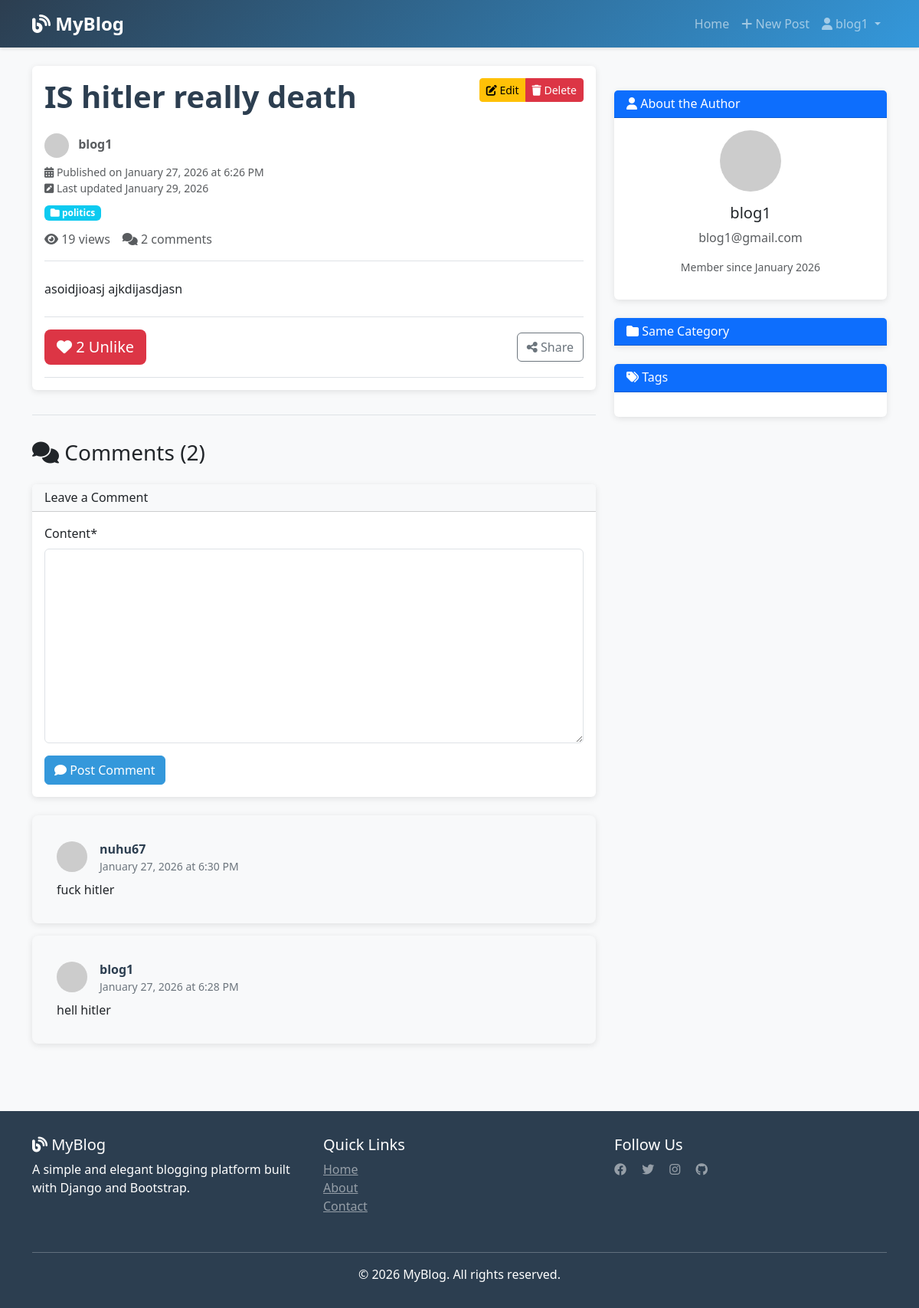
The app's page /post/1/ (signed in) with its own data.
### blog/models.py (models this page shows, shortened)
class Post(models.Model):
    title=models.CharField(max_length=100)
    content=RichTextField(blank=True, null=True)
    author=models.ForeignKey(User, on_delete=models.CASCADE)
    created_at=models.DateTimeField(auto_now_add=True)
    updated_at=models.DateTimeField(auto_now=True)
    Catagory=models.ForeignKey(Catagory, on_delete=models.SET_NULL , null=True)
    tags=models.ManyToManyField(Tag)
    view_count=models.PositiveBigIntegerField(default=0)
    liked_users=models.ManyToManyField(User, related_name='liked_posts')

class Catagory(models.Model):
    name = models.CharField(max_length=100)

class Comment(models.Model):
    content=models.TextField()
    author=models.ForeignKey(User, on_delete=models.CASCADE)
    created_at=models.DateTimeField(auto_now_add=True)
    updated_at=models.DateTimeField(auto_now=True)
    post=models.ForeignKey(Post, on_delete=models.CASCADE)

### blog/views.py (the view)
# urls.py: path('post/<int:id>/', views.post_detail, name='post_detail'),
def post_detail(request,id):
    post=get_object_or_404(Post,id=id)
    if request.method=='POST':
        comment_from=CommentForm(request.POST)
        if comment_from .is_valid():
           comment=comment_from.save(commit=False)
           comment.post=post
           comment.author=request.user
           comment.save()
           return redirect('post_detail',id=post.id)
    else:
        comment_from=CommentForm()
    comments=post.comment_set.all().order_by('-created_at')
    is_liked=post.liked_users.filter(id=request.user.id).exists()
    like_count=post.liked_users.count()
    context={
        "post":post,
        "catagoeries":Catagory.objects.all(),
        "tag":Tag.objects.all(),
        "comments":comments,
        "comment_form":comment_from,
        "is_liked":is_liked,
        "like_count":like_count,
    }
    post.view_count +=1
    post.save()
    return render(request,'blog/post_detail.html',context)

### blog/forms.py
class CommentForm(forms.ModelForm):
    class Meta:
        model = Comment
        fields = ['content']

### templates/blog/post_detail.html (shortened to what this page needs)
{% extends 'base.html' %}
{% load crispy_forms_tags %}
{% block content %}
<div class="row">
    <div class="col-lg-8">
        <article class="card mb-4">
            <div class="card-body">
                <div class="d-flex justify-content-between align-items-start mb-3">
                    <div>
                        <h1 class="card-title post-title mb-2">{{ post.title }}</h1>
                    </div>
                    {% if user == post.author %}
                    <div class="btn-group btn-group-sm">
                        <a href="{% url 'post_update' post.id %}" class="btn btn-warning" title="Edit Post">
                            <i class="fas fa-edit"></i> Edit
                        </a>
                        <a href="{% url 'post_delete' post.id %}" class="btn btn-danger" title="Delete Post" onclick="return confirm('Are you sure?')">
                            <i class="fas fa-trash"></i> Delete
                        </a>
                    </div>
                    {% endif %}
                </div>
                <div class="post-meta mb-4 pb-3 border-bottom">
                    <p class="mb-2 text-muted">
                        <img src="https://ui-avatars.com/api/?name={{ post.author.username }}"
                             alt="{{ post.author.username }}"
                             width="32" height="32" class="rounded-circle me-2">
                        <strong>{{ post.author.first_name|default:post.author.username }}</strong>
                    </p>
                    <p class="small text-muted mb-2">
                        <i class="fas fa-calendar-alt"></i> Published on {{ post.created_at|date:"F d, Y" }} at {{ post.created_at|time:"g:i A" }}
                        {% if post.updated_at != post.created_at %}
                        <br><i class="fas fa-pen-square"></i> Last updated {{ post.updated_at|date:"F d, Y" }}
                        {% endif %}
                    </p>
                    <div class="mb-2">
                        {% if post.Catagory %}
                        <span class="badge bg-info">
                            <i class="fas fa-folder"></i> {{ post.Catagory.name }}
                        </span>
                        {% endif %}
                    </div>
                    <div class="d-flex gap-3 align-items-center">
                        <span class="text-muted"><i class="fas fa-eye"></i> {{ post.view_count }} views</span>
                        <span class="text-muted"><i class="fas fa-comments"></i> {{ comments.count }} comments</span>
                    </div>
                </div>
                <div class="post-content mb-4">
                    {{ post.content|safe }}
                </div>
                <div class="post-actions py-3 border-top border-bottom">
                    <div class="d-flex justify-content-between align-items-center">
                        <div>
                            {% if user.is_authenticated %}
                                <form method="POST" action="{% url 'like_post' post.id %}" class="d-inline">
                                    <button type="submit" class="btn btn-lg {% if is_liked %}btn-danger{% else %}btn-outline-danger{% endif %}" style="border: none;">
                                        <i class="fas fa-heart"></i>
                                        <span id="like-count">{{ like_count }}</span>
                                        {% if is_liked %}Unlike{% else %}Like{% endif %}
                                    </button>
                                </form>
                            {% else %}
                                <button class="btn btn-lg btn-outline-danger" disabled title="Login to like">
                                    <i class="fas fa-heart"></i> {{ like_count }}
                                </button>
                            {% endif %}
                        </div>
                        <div>
                            <button class="btn btn-outline-secondary" onclick="sharePost()">
                                <i class="fas fa-share-alt"></i> Share
                            </button>
                        </div>
                    </div>
                </div>
            </div>
        </article>
        <div class="comment-section">
            <h3 class="mb-4"><i class="fas fa-comments"></i> Comments ({{ comments.count }})</h3>
            {% if user.is_authenticated %}
            <div class="card mb-4">
                <div class="card-header bg-light">
                    <h6 class="mb-0">Leave a Comment</h6>
                </div>
                <div class="card-body">
                    <form method="POST">
                        {{ comment_form|crispy }}
                        <button type="submit" class="btn btn-primary">
                            <i class="fas fa-comment"></i> Post Comment
                        </button>
                    </form>
                </div>
            </div>
            {% else %}
            <div class="alert alert-info mb-4">
                <i class="fas fa-sign-in-alt"></i>
                <a href="{% url 'login' %}">Login</a> to leave a comment.
            </div>
            {% endif %}
            {% if comments %}
                {% for comment in comments %}
                <div class="comment card mb-3">
                    <div class="card-body">
                        <div class="d-flex justify-content-between align-items-start mb-2">
                            <div class="d-flex align-items-center">
                                <img src="https://ui-avatars.com/api/?name={{ comment.author.username }}"
                                     alt="{{ comment.author.username }}"
                                     width="40" height="40" class="rounded-circle me-3">
                                <div>
                                    <p class="comment-author mb-0">{{ comment.author.first_name|default:comment.author.username }}</p>
                                    <p class="comment-date mb-0">{{ comment.created_at|date:"F d, Y" }} at {{ comment.created_at|time:"g:i A" }}</p>
                                </div>
                            </div>
                        </div>
                        <p class="mb-0">{{ comment.content }}</p>
                    </div>
                </div>
                {% endfor %}
            {% else %}
            <div class="alert alert-info text-center py-4">
                <i class="fas fa-inbox fa-2x mb-2"></i>
                <p class="mb-0">No comments yet. Be the first to comment!</p>
            </div>
            {% endif %}
        </div>
    </div>
    <div class="col-lg-4">
        <div class="sidebar">
            <div class="card mb-4">
                <div class="card-header bg-primary text-white">
                    <h6 class="mb-0"><i class="fas fa-user"></i> About the Author</h6>
                </div>
                <div class="card-body text-center">
                    <img src="https://ui-avatars.com/api/?name={{ post.author.username }}&size=100"
                         alt="{{ post.author.username }}"
                         class="rounded-circle mb-3" width="80" height="80">
                    <h5 class="card-title">{{ post.author.first_name|default:post.author.username }}</h5>
                    <p class="card-text text-muted">{{ post.author.email }}</p>
                    <p class="small text-muted">Member since {{ post.author.date_joined|date:"F Y" }}</p>
                </div>
            </div>
            {% if post.Catagory %}
            <div class="card mb-4">
                <div class="card-header bg-primary text-white">
                    <h6 class="mb-0"><i class="fas fa-folder"></i> Same Category</h6>
                </div>
            </div>
            {% endif %}
            <div class="card">
                <div class="card-header bg-primary text-white">
                    <h6 class="mb-0"><i class="fas fa-tags"></i> Tags</h6>
                </div>
                <div class="card-body">
                </div>
            </div>
        </div>
    </div>
</div>
{% endblock %}

### templates/base.html (shortened to what this page needs)
<!DOCTYPE html>
<html lang="en">
<head>
    <link href="https://cdn.jsdelivr.net/npm/bootstrap@5.3.0/dist/css/bootstrap.min.css" rel="stylesheet">
    <link rel="stylesheet" href="https://cdnjs.cloudflare.com/ajax/libs/font-awesome/6.4.0/css/all.min.css">
</head>
<body>
    <nav class="navbar navbar-expand-lg navbar-dark">
        <div class="container">
            <a class="navbar-brand" href="{% url 'post_list' %}">
                <i class="fas fa-blog"></i> MyBlog
            </a>
            <div class="collapse navbar-collapse" id="navbarNav">
                <ul class="navbar-nav ms-auto">
                    <li class="nav-item">
                        <a class="nav-link" href="{% url 'post_list' %}">Home</a>
                    </li>
                    {% if user.is_authenticated %}
                        <li class="nav-item">
                            <a class="nav-link" href="{% url 'post_create' %}">
                                <i class="fas fa-plus"></i> New Post
                            </a>
                        </li>
                        <li class="nav-item dropdown">
                            <a class="nav-link dropdown-toggle" href="#" id="userDropdown" role="button" data-bs-toggle="dropdown">
                                <i class="fas fa-user"></i> {{ user.username }}
                            </a>
                        </li>
                    {% endif %}
                </ul>
            </div>
        </div>
    </nav>
    <main>
        <div class="container my-4">
            {% block content %}{% endblock %}
        </div>
    </main>
    <footer>
        <div class="container">
            <div class="row">
                <div class="col-md-4 mb-3">
                    <h5><i class="fas fa-blog"></i> MyBlog</h5>
                    <p>A simple and elegant blogging platform built with Django and Bootstrap.</p>
                </div>
                <div class="col-md-4 mb-3">
                    <h5>Quick Links</h5>
                    <ul class="list-unstyled">
                        <li><a href="{% url 'post_list' %}" class="text-white-50">Home</a></li>
                        <li><a href="#" class="text-white-50">About</a></li>
                        <li><a href="#" class="text-white-50">Contact</a></li>
                    </ul>
                </div>
                <div class="col-md-4 mb-3">
                    <h5>Follow Us</h5>
                    <a href="#" class="text-white-50 me-3"><i class="fab fa-facebook"></i></a>
                    <a href="#" class="text-white-50 me-3"><i class="fab fa-twitter"></i></a>
                    <a href="#" class="text-white-50 me-3"><i class="fab fa-instagram"></i></a>
                    <a href="#" class="text-white-50"><i class="fab fa-github"></i></a>
                </div>
            </div>
            <hr class="bg-white-50">
            <div class="text-center">
                <p class="mb-0">&copy; 2026 MyBlog. All rights reserved.</p>
            </div>
        </div>
    </footer>
</body>
</html>

### templates/base.html (style rules this page uses)
:root { --primary-color: #2c3e50; --secondary-color: #3498db; }
body { display: flex; flex-direction: column; min-height: 100vh; background-color: #f8f9fa; }
main { flex: 1; }
.navbar { background: linear-gradient(135deg, var(--primary-color) 0%, var(--secondary-color) 100%); box-shadow: 0 2px 4px rgba(0,0,0,0.1); }
.navbar-brand { font-weight: 700; font-size: 1.5rem; }
.card { border: none; box-shadow: 0 2px 8px rgba(0,0,0,0.1); transition: transform 0.3s ease, box-shadow 0.3s ease; }
.btn-primary { background-color: var(--secondary-color); border-color: var(--secondary-color); }
.post-title { color: var(--primary-color); font-weight: 600; }
.sidebar { margin-top: 2rem; }
.sidebar .card { margin-bottom: 1.5rem; }
.badge { margin-right: 0.25rem; margin-bottom: 0.25rem; }
footer { background-color: var(--primary-color); color: white; padding: 2rem 0; margin-top: 3rem; }
.comment-section { margin-top: 2rem; padding-top: 2rem; border-top: 1px solid #dee2e6; }
.comment { padding: 1rem; margin-bottom: 1rem; background-color: #f8f9fa; border-radius: 0.5rem; }
.comment-author { font-weight: 600; color: var(--primary-color); }
.comment-date { font-size: 0.875rem; color: #6c757d; }

### records on screen
Post: title "IS hitler really death", author.first_name "blog1", created_at "January 27, 2026", created_at "6:26 PM", updated_at "January 29, 2026", Catagory.name "politics", view_count "19", content "asoidjioasj ajkdijasdjasn", author.email "blog1@gmail.com", author.date_joined "January 2026"
Comment: author.first_name "nuhu67", created_at "January 27, 2026", created_at "6:30 PM", content "fuck hitler"
Comment: author.first_name "blog1", created_at "January 27, 2026", created_at "6:28 PM", content "hell hitler"

### other values on screen
{{ user.username }} "blog1"
{{ comments.count }} "2"
{{ like_count }} "2"
